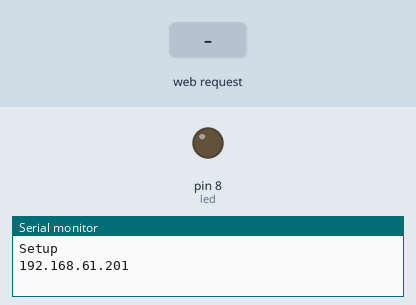
Simulated run of this sketch. Board: Arduino Uno, built for the host (arithmetic inside an expression is 32-bit, double 64-bit). Parts: output pins drawn as LEDs (lit = HIGH), the last lines printed to the serial monitor. The test bench sets the inputs (shaded band). WiFi joins after 1.5 s; servers stay silent unless stated.

Above: at 1.2 s.
1.3 s: HTTP request GET /encenderLed received
At 2.4 s:
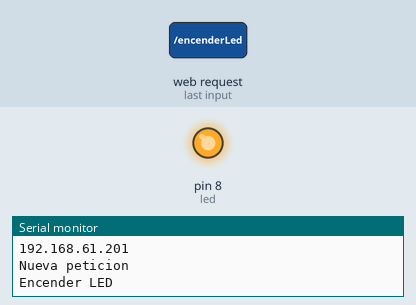
2.8 s: HTTP request GET /apagarLed received
At 4.1 s:
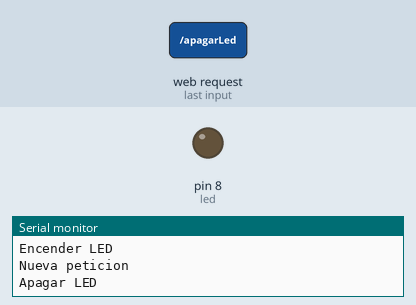
Timing chart, 0 to 5.8 s (numbered marks = the images above; inputs shaded):
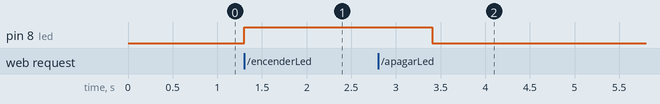

The sketch:

Ejercicio10_2.ino
```cpp
#include <SPI.h> //Importamos librería comunicación SPI
#include <Ethernet.h> //Importamos librería Ethernet

long responseTime;
long distance;
int pinTrig=9;
int pinEcho=10;
const int pin_colision = 6; // pin digital para el sensor de colisión

byte mac[]={0x54,0x55,0x58,0x10,0x00,0x21};// Tiene que ser única  en  la  red local,
//cuidado, cambiad  el  último  dígito  por  el  de vuestro grupo

EthernetServer servidor(80);//Puerto en el 80
IPAddress dnServer(156,35,14,2);
IPAddress gateway(192,168,61,13);
IPAddress subnet(255,255,255,0);
// Que cada uno ponga la IP de su grupo (20X, dónde X es el número del grupo) 201, 202, 203, que es el que tiene asignado. Tiene que ser única en la red local, cuidado

IPAddress ip(192,168,61,201);

int led =8;
void setup(){
    Serial.begin(9600);
    Ethernet.begin(mac,ip,dnServer,gateway,subnet);
    servidor.begin();
    Serial.println("Setup");
    // Imprimir la IP

    pinMode(pinTrig ,OUTPUT);
    pinMode(pinEcho,INPUT);
    pinMode(pin_colision, INPUT);
    Serial.println(Ethernet.localIP());
    // Inicializar el led
    pinMode(led,OUTPUT);
    digitalWrite(led,LOW);
}

void loop() {
  // put your main code here, to run repeatedly:
  EthernetClient cliente = servidor.available();
String lleno, abierto;
  if (cliente) {

    Serial.println("Nueva peticion");
    String peticion = "";
    while (cliente.connected()) {
      if (cliente.available()) {

        char c = cliente.read(); //Leer  petición carácter a carácter
        peticion.concat(c); // concatenar en un string


        if (c == '\n' && peticion.indexOf("datos") != -1) {
            digitalWrite(pinTrig,LOW);
            delayMicroseconds(5);
            digitalWrite(pinTrig,HIGH);
            delayMicroseconds(10);
            responseTime =pulseIn(pinEcho,HIGH);
            distance =int(0.01716*responseTime);
            if(distance > 10){
                lleno="No";
            }else{
                lleno="Si";
            }
            if(digitalRead(pin_colision) == 0){
                abierto="No";
            }else{
                abierto="Si";
            }

            cliente.println("HTTP/1.1 200");
            cliente.println("Content-Type: application/json");
            cliente.println("Access-Control-Allow-Origin: *");
            cliente.println();
            cliente.println("{\"lleno\" : " + String(lleno) + ", \"abierto\" : " + String(abierto) + "}");
            break;
        }

        if (c == '\n' && peticion.indexOf("encenderLed") != -1) {
          digitalWrite(led, HIGH);
          cliente.println("HTTP/1.1 200");
          cliente.println("Content-Type: application/json");
          cliente.println("Access-Control-Allow-Origin: *");
          cliente.println();
          Serial.println("Encender LED");

          break;

        }

        if (c == '\n' && peticion.indexOf("apagarLed") != -1) {
          digitalWrite(led, LOW);
          cliente.println("HTTP/1.1 200");
          cliente.println("Content-Type: application/json");
          cliente.println("Access-Control-Allow-Origin: *");
          cliente.println();
          Serial.println("Apagar LED");


          break;

        }
      }
    }

    // Pequeña pausa para asegurar el envio de datos
    delay(2000);
    cliente.stop();// Cierra la conexión
  }
      delay(100);

}
```

Measured:
- after the input at 1.3 s, pin 8 (led): LOW → HIGH at once
- after the input at 2.8 s, pin 8 (led): HIGH → LOW after 0.61 s
